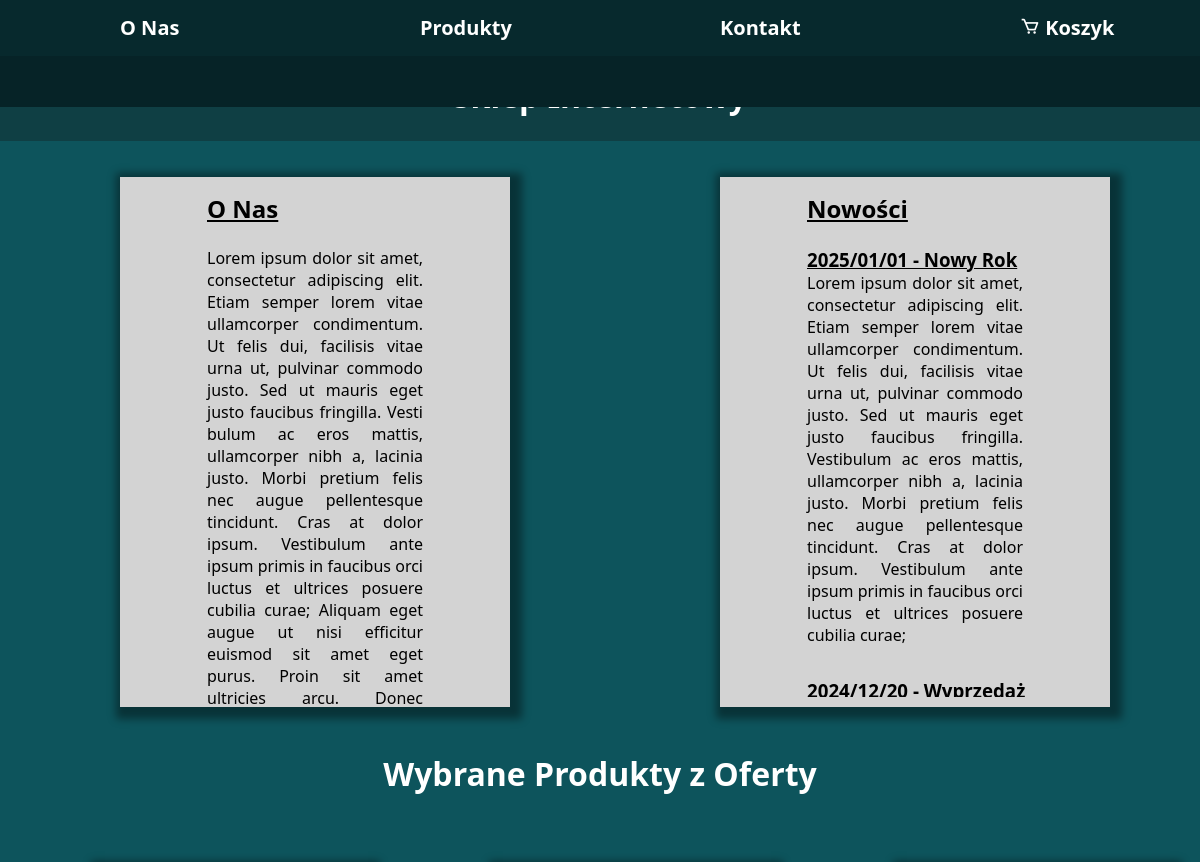
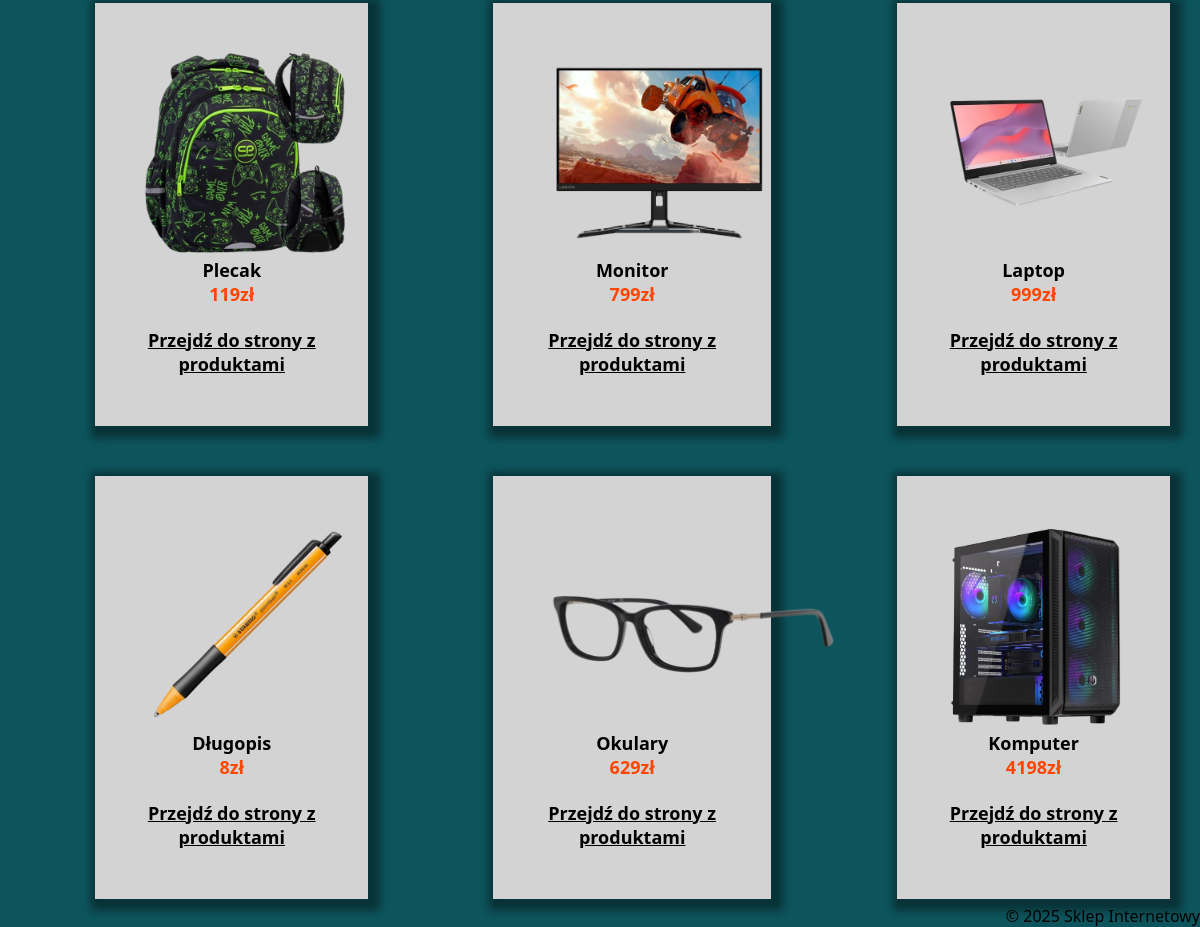
/src/strony/index.php, run on the app's committed database (2 pictures, top to bottom).
### tables this page shows
CREATE TABLE `produkty` (
  `Id` int(11) NOT NULL,
  `ItemName` varchar(255) DEFAULT NULL,
  `Price` int(4) DEFAULT NULL,
  `ImageUrl` varchar(255) DEFAULT NULL,
  `Category` varchar(255) DEFAULT NULL
);

### src/strony/index.php (the view, shortened to what this page needs)
<?php
    require_once "../skrypty/conn.php";
?>
<!DOCTYPE html>
<html lang="en">
<head>
    <link rel="stylesheet" href="../css/style.css">
    <link rel="stylesheet" href="../css/index.css">
    <link href='https://unpkg.com/boxicons@2.1.4/css/boxicons.min.css' rel='stylesheet'>
</head>
<body>
    <div id="header">
        <p><a href="index.php">O Nas</a></p>
        <p><a href="produkty.php">Produkty</a></p>
        <p><a href="kontakt.php">Kontakt</p>
        <p><a href="koszyk.php"><i class='bx bx-cart'></i> Koszyk</a></p>
    </div><br>
    <div id="banner">
        <h1>Sklep Internetowy</h1>
    </div>
    <div id="main">
        <div id="left">
            <div class="text">
                <h2>O Nas</h2><br>
                <p>
                    Lorem ipsum dolor sit amet, consectetur adipiscing elit. Etiam semper lorem vitae ullamcorper condimentum.
                    Ut felis dui, facilisis vitae urna ut, pulvinar commodo justo. Sed ut mauris eget justo faucibus fringilla.
                    Vesti   bulum ac eros mattis, ullamcorper nibh a, lacinia justo. Morbi pretium felis nec augue pellentesque tincidunt.
                    Cras at dolor ipsum. Vestibulum ante ipsum primis in faucibus orci luctus et ultrices posuere cubilia curae;
                    Aliquam eget augue ut nisi efficitur euismod sit amet eget purus. Proin sit amet ultricies arcu.
                    Donec molestie suscipit ante, nec efficitur nulla interdum vitae. Aenean nec libero ipsum.
                    Duis semper enim ac quam pellentesque, eu dictum nunc euismod. Pellentesque vehicula, nisi vitae blandit euismod,
                    orci dolor hendrerit lacus, in pellentesque ante odio sed felis. Vestibulum ante ipsum primis in faucibus orci luctus
                    et ultrices posuere cubilia curae; Nunc sit amet cursus urna. Sed fermentum quis mauris at feugiat. Mauris quis nisl dictum,
                    iaculis lacus non, interdum tortor. Suspendisse id pellentesque augue, vel tempor ex. Duis porta mauris et orci consectetur,
                    et posuere felis mattis. Etiam efficitur tortor ac volutpat ornare. Quisque cursus a mauris at iaculis. Duis luctus faucibus nulla non lacinia.
                </p>
            </div>
        </div>
        <div id="right">
            <div class="text">
                <h2>Nowości</h2><br>
                <div id="scroll">
                    <h3>2025/01/01 - Nowy Rok</h3>
                    <p>
                        Lorem ipsum dolor sit amet, consectetur adipiscing elit. Etiam semper lorem vitae ullamcorper condimentum.
                        Ut felis dui, facilisis vitae urna ut, pulvinar commodo justo. Sed ut mauris eget justo faucibus fringilla.
                        Vestibulum ac eros mattis, ullamcorper nibh a, lacinia justo. Morbi pretium felis nec augue pellentesque tincidunt.
                        Cras at dolor ipsum. Vestibulum ante ipsum primis in faucibus orci luctus et ultrices posuere cubilia curae;
                    </p><br>
                    <h3>2024/12/20 - Wyprzedaż Świąteczna</h3>
                    <br>
                    <br>
                    <br>
                    <br>
                </div>
            </div>
        </div>
        <h1>Wybrane Produkty z Oferty</h1><br><br>
        <?php
            print ("<table>");
            $query = "SELECT * FROM `produkty` ORDER BY `Id` ASC";
            $stmt = $conn->prepare($query);
            $stmt->execute();
            $res = $stmt->get_result();
            $data = [];
            while ($row = $res->fetch_assoc()) {
                $data[] = array($row['ImageUrl'], $row['ItemName'], $row['Price']);
            }
            shuffle($data);
            $data = array_slice($data, 0, 6);
            print("<tr>");
            $i = 1;
            foreach ($data as $e) {
                print("<td><div class='product'>");
                print("<img src='../../img/" . $e[0] . "'>");
                print("<p>" . $e[1] . "</p>");
                print("<p class='price'>" . $e[2] . "zł</p><br>");
                print("<p><a href='produkty.php'>Przejdź do strony z produktami</a></p></div></td>");
                $i++;
                if ($i == 4) {
                    print("</tr><tr>");
                    $i = 1;
                }
            }
            print("</tr>");
            print("</table>");
        ?>
    </div>
    <div id="footer">
        <p>&copy; 2025 Sklep Internetowy</p>
    </div>
</body>
</html>

### src/css/style.css (style rules this page uses)
* { color: black; padding: 0; margin: 0; font-family: 'Segoe UI', Tahoma, Verdana, sans-serif; }
body { background-color: #0d545c; }
div#header { background-color: #062327; position: fixed; z-index: 15; width: 100%; height: 6%; line-height: 350%; }
div#header p { background-color: #07292d; padding-left: 10%; float: left; display: inline; width: 15%; font-size: large; font-size: 20px; font-weight: bold; }
div#header a { color: white; background-color: #07292d; text-decoration: none; background-image: linear-gradient(white, white); background-size: 0% 0.1em; background-position-y: 100%; background-position-x: 50%; background-repeat: no-repeat; transition: background-size 0.2s ease-in-out; }
div#header i { color: white; }
div#banner { text-align: center; margin-top: 2.3%; padding-top: 2%; padding-bottom: 2%; background-color: #0f3f44; }
div#banner h1 { color: white; background-color: #0f3f44; }

### src/css/index.css (style rules this page uses)
body { animation: fadeInAnimation ease 2s; animation-iteration-count: 1; }
div#main { height: 20%; max-height: 350px; width: 100%; }
div#main h1, div#main td { text-align: center; }
div#left, div#right { float: left; display: inline; width: 50%; height: 500px; padding-top: 3%; margin-bottom: 75px; }
div.text { padding: 15px; width: 60%; height: 100%; margin-left: 20%; box-shadow: 4px 4px 8px 8px rgb(0 0 0 / 40%); background-color: lightgray; overflow: hidden; }
div#left p, div#right p { padding-left: 20%; padding-right: 20%; text-align: justify; text-justify: inter-word; }
div#left p, div#right p { padding-bottom: 3%; }
div#left h2, div#right h2, div#right h3 { padding-left: 20%; text-decoration: underline; }
div#scroll { overflow-y: scroll; max-height: 450px; }
div#footer { width: 100%; text-align: right; bottom: 0; position: fixed; }
table { width: 100%; }
tr { width: 100%; }
td { width: 33%; padding: 2%; }
td p { font-size: large; font-weight: bold; }
p.price { color: rgb(255, 69, 0); }
div.product { margin-left: 20%; padding: 50px; width: 50%; box-shadow: 4px 4px 8px 8px rgb(0 0 0 / 40%); background-color: lightgray; }
img { height: 200px; }
h1 { color: white; }

### data on the page
produkty: ImageUrl (picture), ItemName "Plecak", Price "119"
produkty: ImageUrl (picture), ItemName "Monitor", Price "799"
produkty: ImageUrl (picture), ItemName "Laptop", Price "999"
produkty: ImageUrl (picture), ItemName "Długopis", Price "8"
produkty: ImageUrl (picture), ItemName "Okulary", Price "629"
produkty: ImageUrl (picture), ItemName "Komputer", Price "4198"
